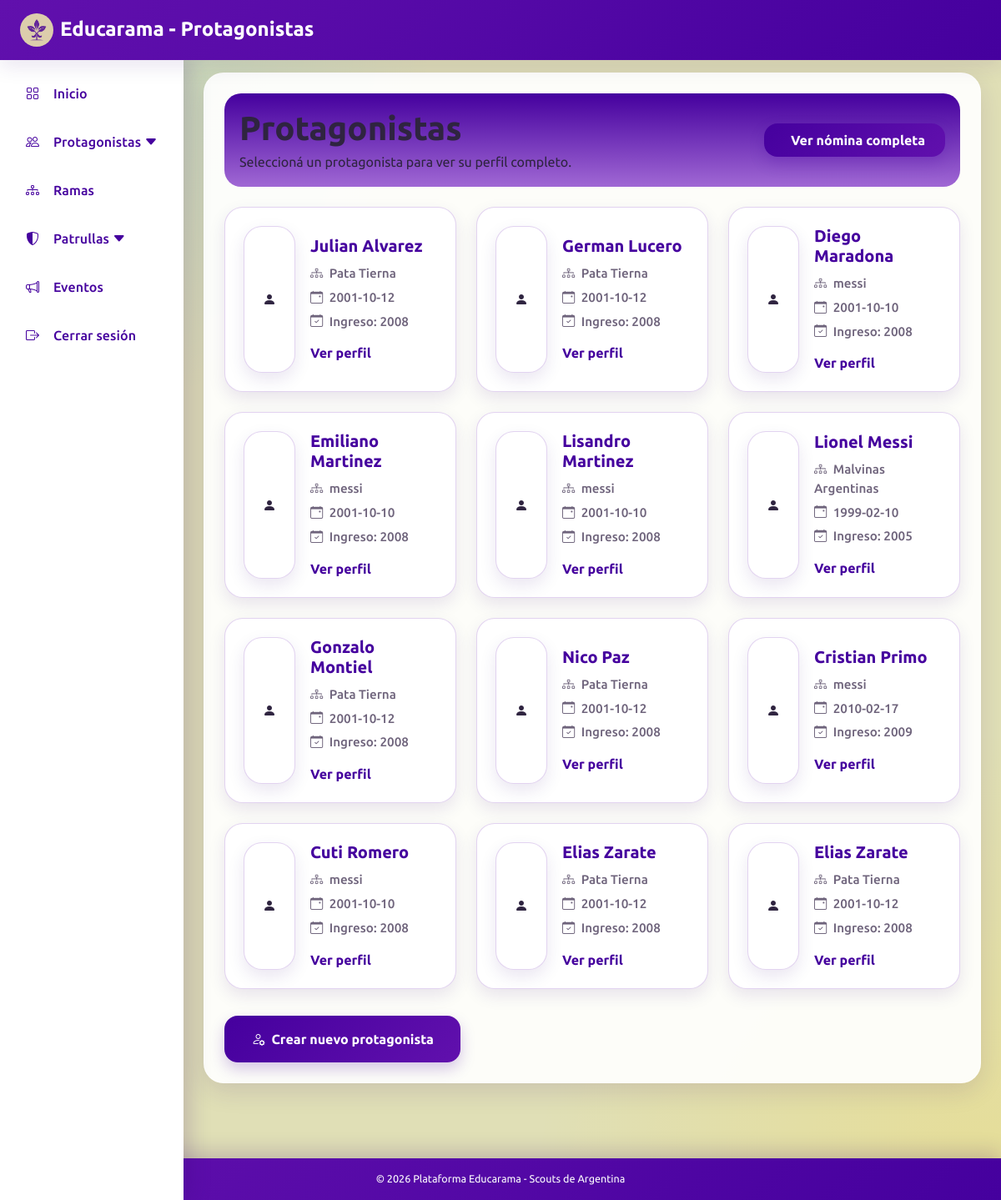
Page /views/pages/protagonistas.php (signed in) on the committed database.
### tables this page shows
CREATE TABLE `protagonista` (
  `id` int(11) NOT NULL,
  `promesa` tinyint(1) DEFAULT NULL,
  `id_persona` int(11) NOT NULL,
  `id_rama` int(11) NOT NULL,
  `id_patrulla` int(11) DEFAULT NULL,
  `anio_ingreso` int(11) DEFAULT NULL
);

CREATE TABLE `persona` (
  `id` int(11) NOT NULL,
  `dni` int(11) NOT NULL,
  `nombre` varchar(100) DEFAULT NULL,
  `apellido` varchar(100) DEFAULT NULL,
  `fecha_nacimiento` date DEFAULT NULL
);

CREATE TABLE `rama` (
  `id` int(11) NOT NULL,
  `nombre` varchar(100) DEFAULT NULL,
  `id_grupo` int(11) NOT NULL,
  `id_rama` int(11) NOT NULL
);

### src/Datos/Database.php (called while the page is built)
<?php
class Database {
    private static ?PDO $conexion = null;
    public static function getConexion(): PDO {
        if (self::$conexion === null) {
            $host = 'localhost';
            $db   = 'educarama';
            $user = 'root';
            $pass = '';
            $charset = 'utf8mb4';
            $dsn = "mysql:host=$host;dbname=$db;charset=$charset";
            try {
                self::$conexion = new PDO($dsn, $user, $pass, [
                    PDO::ATTR_ERRMODE            => PDO::ERRMODE_EXCEPTION,
                    PDO::ATTR_DEFAULT_FETCH_MODE => PDO::FETCH_ASSOC,
                    PDO::ATTR_EMULATE_PREPARES   => false,
                ]);
            } catch (Throwable $e) {
                http_response_code(500);
                die(json_encode([
                    "status" => "error",
                    "message" => "Error fatal de conexión a la Base de Datos: " . $e->getMessage()
                ]));
            }
        }
        return self::$conexion;
    }
}

### src/Controladores/ProtagonistaController.php (called while the page is built, shortened)
<?php
require_once __DIR__ . '/../Datos/Database.php';
require_once __DIR__ . '/../Datos/ProtagonistaRepository.php';
require_once __DIR__ . '/../Servicios/ProtagonistaService.php';
class ProtagonistaController
{
    private ProtagonistaService $servicio;
    public function __construct()
    {
        $this->conexion = Database::getConexion();
        $personaRepository = new PersonaRepository($this->conexion);
        $protagonistaRepository = new ProtagonistaRepository($this->conexion);
        $this->servicio = new ProtagonistaService(
            $this->conexion,
            $personaRepository,
            $protagonistaRepository
        );
    }
    public function listarCards(): array
    {
        return $this->servicio->listarCards();
    }
}

### src/Servicios/ProtagonistaService.php (called while the page is built, shortened)
<?php
class ProtagonistaService
{
    private ProtagonistaRepository $protagonistaRepository;
    public function __construct(
        PDO $conexion,
        PersonaRepository $personaRepository,
        ProtagonistaRepository $protagonistaRepository
    ) {
        $this->protagonistaRepository = $protagonistaRepository;
    }
    public function listarCards(): array
    {
        return $this->protagonistaRepository->listarCards();
    }
}

### src/Datos/ProtagonistaRepository.php (called while the page is built, shortened)
<?php
class ProtagonistaRepository
{
    private PDO $conexion;
    public function __construct(PDO $conexion)
    {
        $this->conexion = $conexion;
    }
    public function listarCards(): array
    {
        $stmt = $this->conexion->prepare("
            SELECT
                p.id,
                p.promesa,
                p.anio_ingreso,
                per.nombre,
                per.apellido,
                per.fecha_nacimiento,
                r.nombre AS rama,
                pa.nombre AS patrulla
            FROM protagonista p
            INNER JOIN persona per ON p.id_persona = per.id
            LEFT JOIN rama r ON p.id_rama = r.id
            LEFT JOIN patrulla pa ON p.id_patrulla = pa.id
            ORDER BY per.apellido, per.nombre
        ");
        $stmt->execute();
        return $stmt->fetchAll(PDO::FETCH_ASSOC);
    }
}

### src/Helpers/RamaHelper.php (called while the page is built)
<?php
if (!function_exists('claseRama')) {
    function claseRama($idCategoria): string
    {
        return match ((int) $idCategoria) {
            1 => 'rama-manada',
            2 => 'rama-unidad',
            3 => 'rama-caminantes',
            4 => 'rama-rover',
            default => '',
        };
    }
}

### views/pages/protagonistas.php (the view, shortened to what this page needs)
<?php
require_once __DIR__ . '/../../src/Controladores/ProtagonistaController.php';
require_once __DIR__ . '/../../src/Helpers/RamaHelper.php';
$controlador = new ProtagonistaController();
$protagonistas = $controlador->listarCards();
?>
<!DOCTYPE html>
<html lang="es">
<head>
    <link href="https://cdn.jsdelivr.net/npm/bootstrap@5.3.0/dist/css/bootstrap.min.css" rel="stylesheet">
    <link rel="stylesheet" href="https://cdnjs.cloudflare.com/ajax/libs/bootstrap-icons/1.10.5/font/bootstrap-icons.min.css">
    <link rel="stylesheet" href="/Educarama/public/css/styles.css?v=1.5">
</head>
<body>
<?php
include __DIR__ . '/includes/barra_superior.php';
include __DIR__ . '/includes/menu_lateral.php';
?>
<div class="main-content-wrapper">
    <div class="container contenedor-principal p-4">
        <section class="barra-superior-inst mb-4 d-flex justify-content-between align-items-center flex-wrap gap-3">
            <div>
            <h1 class="fw-bold mb-1">Protagonistas</h1>
            <p class="mb-0">Seleccioná un protagonista para ver su perfil completo.</p>
            </div>
            <a href="/Educarama/views/pages/protagonistas_nomina.php" class="boton-primario px-4 py-2 fw-bold text-decoration-none">
                <i class="me-2"></i>Ver nómina completa
            </a>
        </section>
        <div class="row g-4">
            <?php if (!empty($protagonistas)): ?>
                <?php foreach ($protagonistas as $protagonista): ?>
                <div class="col-12 col-md-6 col-lg-4">
                    <a href="/Educarama/views/pages/perfil_protagonista.php?id=<?= $protagonista['id'] ?>" class="protagonista-card">
                        <div class="protagonista-card <?= claseRama($protagonista['id_categoria_rama'] ?? null) ?>" >
                            <i class="bi bi-person-fill"></i>
                        </div>
                        <div class="protagonista-info">
                            <h3>
                                <?= htmlspecialchars($protagonista['nombre']) ?>
                                <?= htmlspecialchars($protagonista['apellido']) ?>
                            </h3>
                            <p>
                                <i class="bi bi-diagram-3 me-1"></i>
                                <?= htmlspecialchars($protagonista['rama'] ?? 'Sin rama') ?>
                            </p>
                            <p>
                                <i class="bi bi-calendar-event me-1"></i>
                                <?= htmlspecialchars($protagonista['fecha_nacimiento'] ?? 'Sin fecha') ?>
                            </p>
                            <p>
                                <i class="bi bi-calendar-check me-1"></i>
                                Ingreso:
                                <?= !empty($protagonista['anio_ingreso'])
                                    ? htmlspecialchars($protagonista['anio_ingreso'])
                                    : 'Sin dato'
                                ?>
                            </p>
                            <span class="ver-perfil">Ver perfil</span>
                        </div>
                    </a>
                </div>
                <?php endforeach; ?>
                <?php else: ?>
                <div class="col-12">
                    <p class="text-muted text-center py-4">No hay protagonistas cargados.</p>
                </div>
                <?php endif; ?>
        </div>
        <div class="row g-3 mt-3">
            <div class="col-12 col-md-4">
                <a
                    href="alta_protagonista.php"
                    class="boton-primario w-100 py-3 fw-bold text-decoration-none text-center d-block">
                    <i class="bi bi-person-gear me-2"></i>Crear nuevo protagonista
                    </a>
            </div>
        </div>
    </div>
</div>
<?php include __DIR__ . '/includes/barra_inferior.php'; ?>
</body>
</html>

### public/css/styles.css (style rules this page uses)
:root { --celeste-inst: #00aaf2; --violeta-primario: #45009e; --violeta-secundario: #a068d4; --violeta-oscuro: #320071; --orquidea-bordes: #6110ad; --lila-cards: #b85bee; --beige-fondo: #e0dfb6; --blanco: #ffffff; --texto-principal: #2f2440; --texto-suave: #6f647c; --borde-suave: rgba(97, 16, 173, 0.18); --sombra-suave: 0 10px 30px rgba(50, 0, 113, 0.12); --sombra-card: 0 8px 20px rgba(50, 0, 113, 0.1); --scout-amarillo: hsl(50, 98%, 54%); --scout-verde: #00a651; --scout-celeste: #00aaf2; --scout-rojo: #e30613; --scout-amarillo-claro: #fef4b8; --scout-verde-claro: #b3e8cb; --scout-celeste-claro: #b3e6fa; --scout-rojo-claro: #f9b2b6; --rama-primario: var(--violeta-primario); --rama-secundario: var(--violeta-secundario); --sidebar-width: 220px; --sidebar-mobile-width: 68px; --navbar-height: 72px; --footer-height: 50px; }
.protagonista-card, .rama-card, .patrulla-card { border-left: 8px solid var(--rama-primario); }
* { box-sizing: border-box; }
html, body { min-height: 100%; }
body { margin: 0; font-family: "Ubuntu", "Segoe UI", Tahoma, Geneva, Verdana, sans-serif; font-weight: 400; color: var(--texto-principal); background: radial-gradient( circle at top left, rgba(0, 170, 242, 0.16), transparent 28% ), radial-gradient( circle at bottom right, rgba(253, 214, 23, 0.2), transparent 30% ), var(--beige-fondo); }
h1, h2, h3, h4, h5, h6 { font-family: "Ubuntu", sans-serif; font-weight: 700; }
.main-content-wrapper { padding: calc(var(--navbar-height) + 15px) 24px calc(var(--footer-height) + 40px); min-height: 100vh; margin-left: var(--sidebar-width); }
.contenedor-principal { background: rgba(255, 255, 255, 0.92); border-radius: 24px; box-shadow: var(--sombra-suave); border: 1px solid rgba(255, 255, 255, 0.7); max-width: 1100px; }
.barra-superior-inst { background: linear-gradient( 180deg, var(--rama-primario), var(--rama-secundario) ); padding: 18px; border-radius: 20px; box-shadow: var(--borde-suave); }
.boton-primario { background: linear-gradient( 135deg, var(--violeta-primario), var(--orquidea-bordes) ); color: white; border: none; border-radius: 16px; transition: all 0.22s ease; box-shadow: 0 8px 18px rgba(69, 0, 158, 0.22); }
.protagonista-card { background: #ffffff; border: 1px solid var(--borde-suave); border-radius: 22px; padding: 22px; display: flex; gap: 18px; align-items: center; text-decoration: none; color: var(--texto-principal); box-shadow: var(--sombra-card); transition: all 0.25s ease; height: 100%; }
.protagonista-info h3 { margin: 0 0 10px; color: var(--violeta-primario); font-size: 1.25rem; font-weight: 700; }
.protagonista-info p { margin-bottom: 6px; color: var(--texto-suave); font-weight: 500; font-size: 0.95rem; }
.ver-perfil { display: inline-block; margin-top: 8px; color: var(--violeta-primario); font-weight: 700; }

### rows in the picture
protagonista: persona.nombre "Julian", persona.apellido "Alvarez", id_rama.nombre "Pata Tierna", persona.fecha_nacimiento "2001-10-12", anio_ingreso "2008"
protagonista: persona.nombre "German", persona.apellido "Lucero", id_rama.nombre "Pata Tierna", persona.fecha_nacimiento "2001-10-12", anio_ingreso "2008"
protagonista: persona.nombre "Diego", persona.apellido "Maradona", id_rama.nombre "messi", persona.fecha_nacimiento "2001-10-10", anio_ingreso "2008"
protagonista: persona.nombre "Emiliano", persona.apellido "Martinez", id_rama.nombre "messi", persona.fecha_nacimiento "2001-10-10", anio_ingreso "2008"
protagonista: persona.nombre "Lisandro", persona.apellido "Martinez", id_rama.nombre "messi", persona.fecha_nacimiento "2001-10-10", anio_ingreso "2008"
protagonista: persona.nombre "Lionel", persona.apellido "Messi", id_rama.nombre "Malvinas Argentinas", persona.fecha_nacimiento "1999-02-10", anio_ingreso "2005"
protagonista: persona.nombre "Gonzalo", persona.apellido "Montiel", id_rama.nombre "Pata Tierna", persona.fecha_nacimiento "2001-10-12", anio_ingreso "2008"
protagonista: persona.nombre "Nico", persona.apellido "Paz", id_rama.nombre "Pata Tierna", persona.fecha_nacimiento "2001-10-12", anio_ingreso "2008"
protagonista: persona.nombre "Cristian", persona.apellido "Primo", id_rama.nombre "messi", persona.fecha_nacimiento "2010-02-17", anio_ingreso "2009"
protagonista: persona.nombre "Cuti", persona.apellido "Romero", id_rama.nombre "messi", persona.fecha_nacimiento "2001-10-10", anio_ingreso "2008"
protagonista: persona.nombre "Elias", persona.apellido "Zarate", id_rama.nombre "Pata Tierna", persona.fecha_nacimiento "2001-10-12", anio_ingreso "2008"
protagonista: persona.nombre "Elias", persona.apellido "Zarate", id_rama.nombre "Pata Tierna", persona.fecha_nacimiento "2001-10-12", anio_ingreso "2008"

### other values in the picture
$tituloPagina "Protagonistas"
